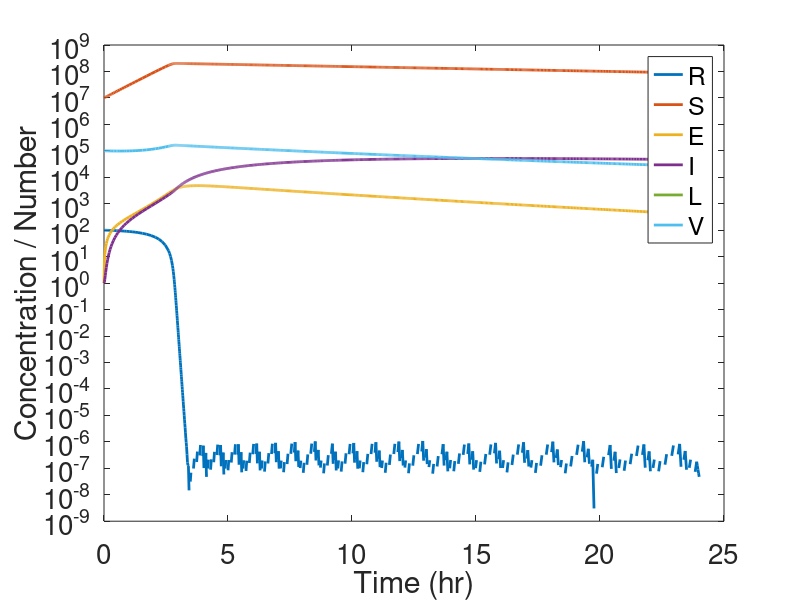

Source code (MATLAB): (Note: this script raises an error after producing the figure.)
%% SEILV Model
pars.e     = 5e-7;        % conversion efficiency
pars.umax  = 1.2;         % maximal growth rate
pars.Rin   = 4.0;         % half velocity constant

pars.ds = 0.04;
pars.de = 0.04;
pars.di = 0.04;
pars.dl = 0.04;

pars.lambda = 2;          % transition rate
pars.beta   = 50;         % burst size
pars.phi    = 3.4e-10;    % adsorption rate
pars.eta0   = 1           % max lysis rate
pars.m      = 1/24;       % viral decay rate
pars.J      = 0           % flow rate (1, 10, or 100)

pars.p      = 0;        % integration probability (changed depending on lytic/lysogenic/temprate)
pars.gamma  = 0;        % induction rate (changed depending on lytic/lysogenic/temprate)

x0 = [
    100;        % R(0)
    1e7;       % S(0)
    1e0;         % E(0)
    1e0;         % I(0)
    0;         % L(0)
    1e5        % V(0)
];
t0 = 0
tf = 24


function dxdt = growth(t, x, pars)
    R = x(1);   % resource
    S = x(2);   % susceptible bacteria
    E = x(3);   % exposed cells
    I = x(4);   % lytically infected cells
    L = x(5);   % lysogens
    V = x(6);   % free virus

    % Growth function ψ(R)
    psi = pars.umax * R / (pars.Rin + R);

    % Lysis function
    eta = pars.eta0 * R / (pars.Rin + R);

    % Differential equations:
    % Resource
    dRdt = -pars.e * psi * (S + E + I + L) + pars.J;
    % Susceptible
    dSdt = psi*S - pars.phi*S*V - pars.ds*S;
    % Exposed
    dEdt = pars.phi*S*V - pars.lambda*E - pars.de*E;
    % Lytically infected
    dIdt = (1 - pars.p)*pars.lambda*E + pars.gamma*L - eta*I - pars.di*I;
    % Lysogens
    dLdt = pars.p*pars.lambda*E + psi*L - pars.gamma*L - pars.dl*L;
    % Virus
    dVdt = pars.beta*eta*I - pars.phi*V*(S + E + I + L) - pars.m*V;

    % Output
    dxdt = [dRdt; dSdt; dEdt; dIdt; dLdt; dVdt];
end

% Make a figure that displays the change in the variables over the course
% of one cycle
opts = odeset('NonNegative', 1:6);
[t, x] = ode45(@(t,x) growth(t,x,pars), [t0 tf], x0, opts);

figure
plot(t, x, 'LineWidth', 2)
xlabel('Time (hr)', 'FontSize', 20)
ylabel('Concentration / Number', 'FontSize', 20)
legend({'R','S','E','I','L','V'}, 'FontSize', 14)
set(gca, 'YScale', 'log', 'FontSize', 20)
hold on
yline(1e-3,'r:','LineWidth',2)

%%
% Make figure 2, which will display the state of the variables over the 
% course of multiple cycles:

nPassages = 4;     % Number of passages

% Initialize storage
Tall = [];          % Matrix for times
Xall = [];          % Matrix for values at various times

% Initial conditions
x0_curr = x0;
tShift = 0;

% Loop through cycles
for k = 1:nPassages

    [t, x] = ode45(@(t,x) growth(t,x,pars), [t0 tf], x0, opts);

    t = t + tShift;      % Shift time so passages are sequential

    % Add results to the matrices
    Tall = [Tall; t];
    Xall = [Xall; x]; 

    x0 = 0.01*x(end, :)     % filter what will go to the next round
    x0(1) = 100;       % reset resources R

    tShift = t(end);   % Update time shift
end

figure
plot(Tall, Xall, 'LineWidth', 2)
xlabel('Time (hr)', 'FontSize', 20)
ylabel('Concentration / Number', 'FontSize', 20)
legend({'R','S','E','I','L','V'}, 'FontSize', 14)
set(gca, 'YScale', 'log', 'FontSize', 20)
hold on
yline(1e-3,'r:','LineWidth',2)
